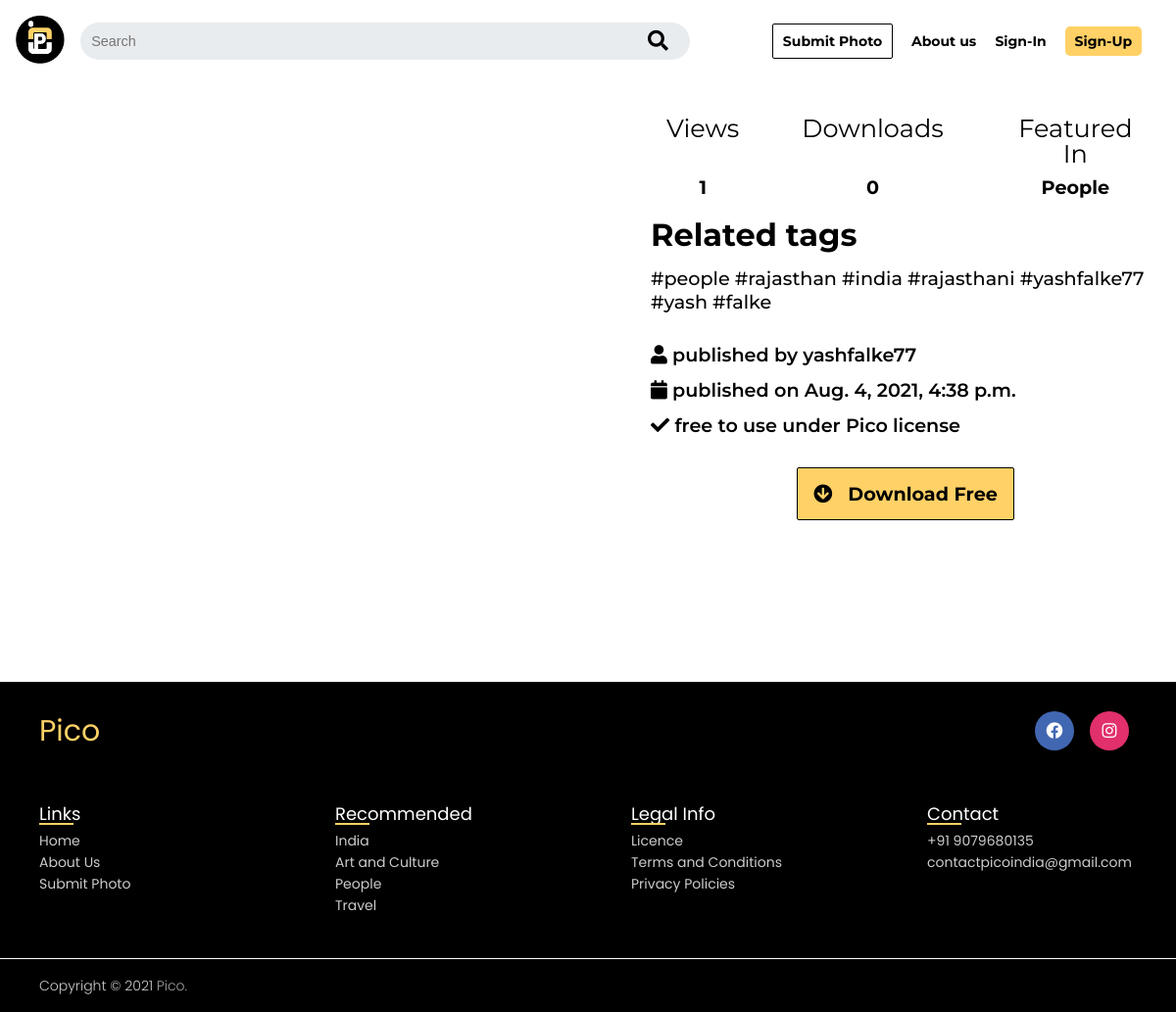
Page /image/48/ on the committed database.
### Image/models.py (models this page shows)
class Image(models.Model):
    date = models.DateTimeField(default=datetime.datetime.today)
    image = models.ImageField(upload_to='images/')
    views = models.IntegerField(default=0)
    downloads = models.IntegerField(default=0)
    tags = models.CharField(max_length=300, null=False, blank=False)
    category = models.ForeignKey(
        Category, on_delete=models.SET_NULL, null=True)
    user = models.ForeignKey(User,  on_delete=models.SET_NULL, null=True)

class Category(models.Model):
    name = models.CharField(max_length=30, null=False, blank=False)
    def __str__(self) -> str:
        return self.name

### Image/views.py (the view)
# urls.py: path('image/<str:pk>/', views.viewImage, name = 'image'),
def viewImage(request, pk):
    images = Image.objects.get(id=pk)
    images.views = images.views+1
    images.save()
    return render(request, 'view image.html', {'images': images})

### templates/view image.html (shortened to what this page needs)
{% extends 'base.html' %} {% block content %}
<!DOCTYPE html>
<html lang="en">
{% load static %}
<head>
  <link rel="stylesheet" href="{% static 'view image.css' %}" />
  <link rel="stylesheet" href="https://pro.fontawesome.com/releases/v5.10.0/css/all.css"
 />
</head>
<body>
  <br><br><br><br>
  <div class="view-image">
    <div class="images">
    </div>
    <div class="container">
      <div class="info">
        <table>
          <thead class="info-name">
            <tr>
              <th>Views</th>
              <th>Downloads</th>
              <th>Featured In</th>
            </tr>
          </thead>
          <tbody class="info-value">
            <tr>
              <th>{{images.views}}</th>
              <th id="count">{{images.downloads}}</th>
              <th>{{images.category}}</th>
            </tr>
          </tbody>
        </table>
      </div>
      <div class="tags">
        <div class="related-tags">
          <h1>Related tags</h1>
        </div>
        <p>
          {{images.tags}}
        </p>
      </div>
      <div class="copyright">
        <p><i class="fas fa-user"></i> published by <a
            href="{% url 'viewprofile' images.user.id %}">{{images.user.username}}</a></p>
        <h1><i class="fa fa-calendar"></i> published on {{images.date}}</h1>
        <h1><i class="fa fa-check"></i> free to use under Pico license</h1>
      </div>
      <div class="download" id="download">
        <a href="{{images.image.url}}" download><i class="fas fa-arrow-circle-down"></i>Download Free</a>
      </div>
    </div>
  </div>
  <footer>
    <div class="content">
      <div class="top">
        <div class="logo-details">
          <span class="logo_name">Pico</span>
        </div>
        <div class="media-icons">
          <a target="on_blank" href="#"><i class="fab fa-facebook"></i></a>
          <a target="on_blank" href="https://www.instagram.com/pico_india/"><i class="fab fa-instagram"></i></a>
        </div>
      </div>
      <div class="link-boxes">
        <ul class="box">
          <li class="link_name">Links</li>
          <li><a href="{% url 'home' %}">Home</a></li>
          <li><a href="{% url 'about' %}">About Us</a></li>
          <li><a href="{% url 'upload' %}">Submit Photo</a></li>
        </ul>
        <ul class="box">
          <li class="link_name">Recommended</li>
          <li><a href="{% url 'category' 6 %}">India</a></li>
          <li><a href="{% url 'category' 5 %">Art and Culture</a></li>
          <li><a href="{% url 'category' 11 %">People</a></li>
          <li><a href="{% url 'category' 2 %">Travel</a></li>
        </ul>
        <ul class="box">
          <li class="link_name">Legal Info</li>
          <li><a href="{% url 'licence' %}">Licence</a></li>
          <li><a href="{% url 'terms' %}">Terms and Conditions</a></li>
          <li><a href="{% url 'privacy' %}">Privacy Policies</a></li>
        </ul>
        <ul class="box">
          <li class="link_name">Contact</li>
          <li><a target="on_blank" href="tel:+919079680135">+91 9079680135</a></li>
          <li><a target="on_blank" href="mailto:'connectpicoindia@gmail.com'">contactpicoindia@gmail.com</a></li>
        </ul>
      </div>
    </div>
    <div class="bottom-details">
      <div class="bottom_text">
        <span class="copyright_text">Copyright © 2021 <a href="#">Pico.</a></span>
      </div>
    </div>
  </footer>
</body>
{% endblock %}

### static/home.css (style rules this page uses)
html, body, div, span, applet, object, iframe, h1, h2, h3, h4, h5, h6, p, blockquote, pre, a, abbr, acronym, address, big, cite, code, del, dfn, em, img, ins, kbd, q, s, samp, small, strike, strong, sub, sup, tt, var, b, u, i, center, dl, dt, dd, ol, ul, li, fieldset, form, label, legend, table, caption, tbody, tfoot, thead, tr, th, td, article, aside, canvas, details, embed, figure, figcaption, footer, header, hgroup, menu, nav, output, ruby, section, summary, time, mark, audio, video { margin: 0; padding: 0; border: 0; font-size: 100%; font: inherit; vertical-align: baseline; }
article, aside, details, figcaption, figure, footer, header, hgroup, menu, nav, section { display: block; }
body { line-height: 1; }
ol, ul { list-style: none; }
table { border-collapse: collapse; border-spacing: 0; }
a { text-decoration: none; }
body { font-family: "Montserrat", sans-serif; }
.images { margin: 2rem 3rem; }

### rows in the picture
Image: views "1", downloads "0", category "People", tags "#people #rajasthan #india #rajasthani #yashfalke77 #yash #falke", user.username "yashfalke77", date "Aug. 4, 2021, 4:38 p.m."
